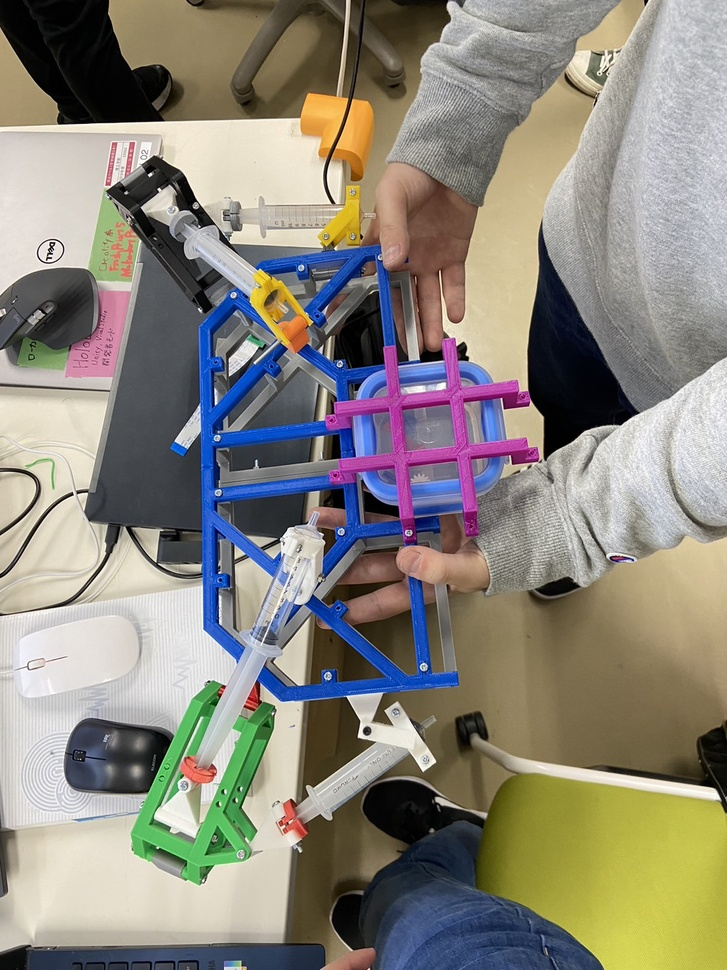
#> input picture test_1/robot_test_1.jpg, 727 x 970 px, shrunk from 1109 x 1479 before the run
$ python robot_test_1.py
#> lines starting #> are read from the running program, lines starting #| are printed output that depends on the picture; after the words box and inside, x2 and y2 are one past the last pixel; in counts of white or black regions, pixels touching at a corner belong together
import cv2
import numpy as np

#画像の変数宣言
pic_name="robot_test_1"+ ".jpg"
pic_name_out="robot_test_1"+ "out.jpg"
gray_pic="robot_test_1"+"gray.jpg"

#ベース画像の読み込み
img = cv2.imread(pic_name,cv2.IMREAD_COLOR)
#> img is the input picture: shape (970, 727, 3); mean B, G, R 124.1, 134.7, 139.1

#画像のサイズ情報取得
height, width = img.shape[:2]
#> height = 970; width = 727

#画像の色をHSV形式に変換
hsv = cv2.cvtColor(img, cv2.COLOR_BGR2HSV_FULL)
#> hsv: shape (970, 727, 3); mean H, S, V 71, 70.1, 150.1
h = hsv[:, :, 0]
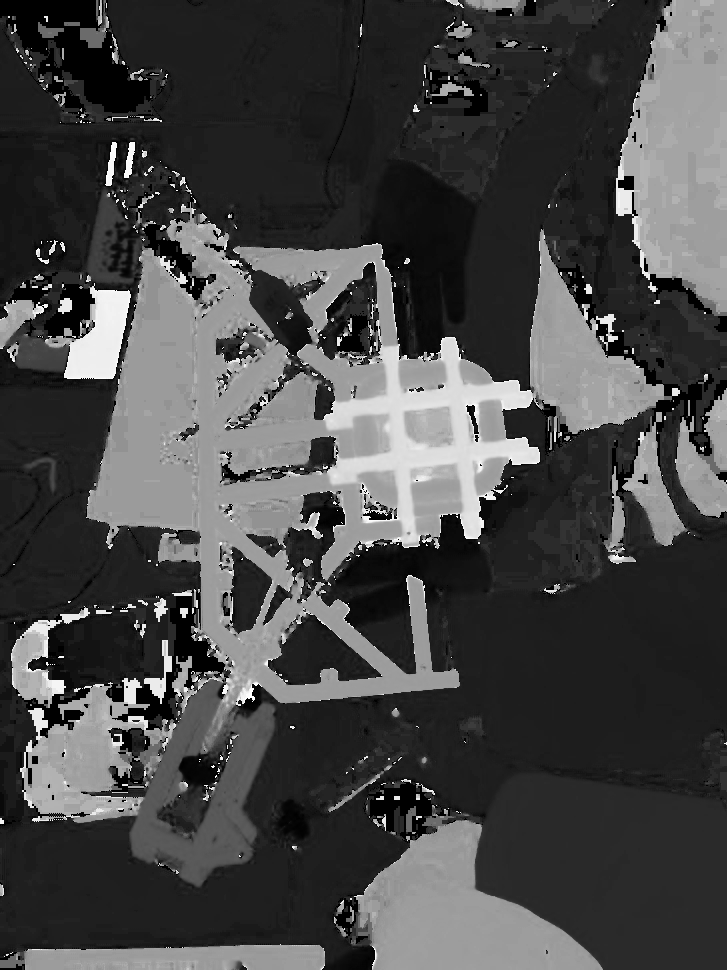
#> h: shape (970, 727); min 0, max 255, mean 71
s = hsv[:, :, 1]
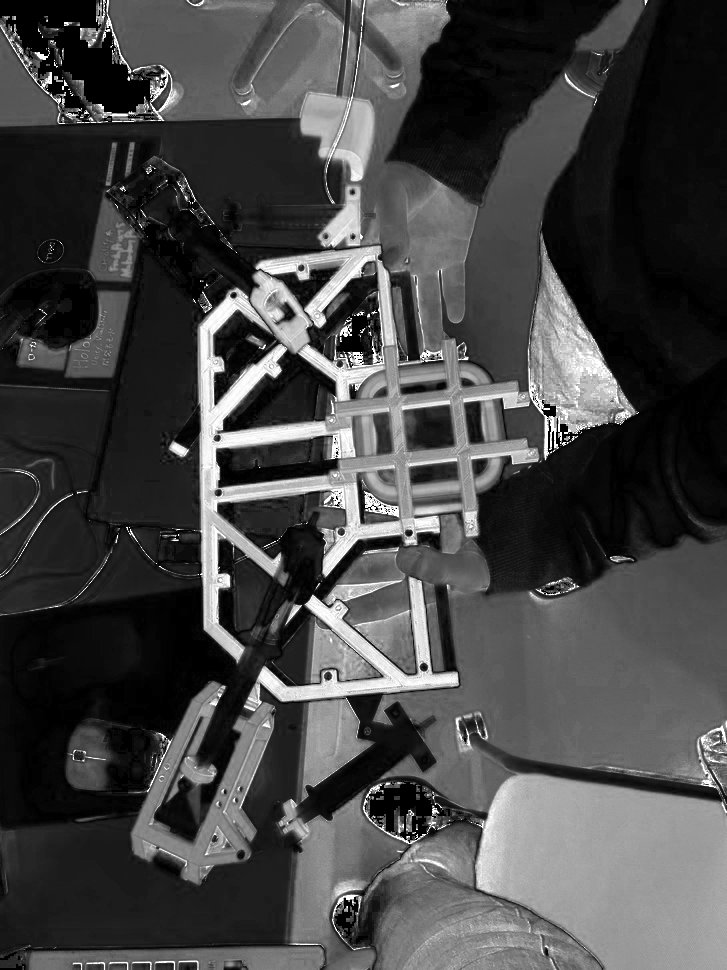
#> s: shape (970, 727); min 0, max 255, mean 70.1
v = hsv[:, :, 2]
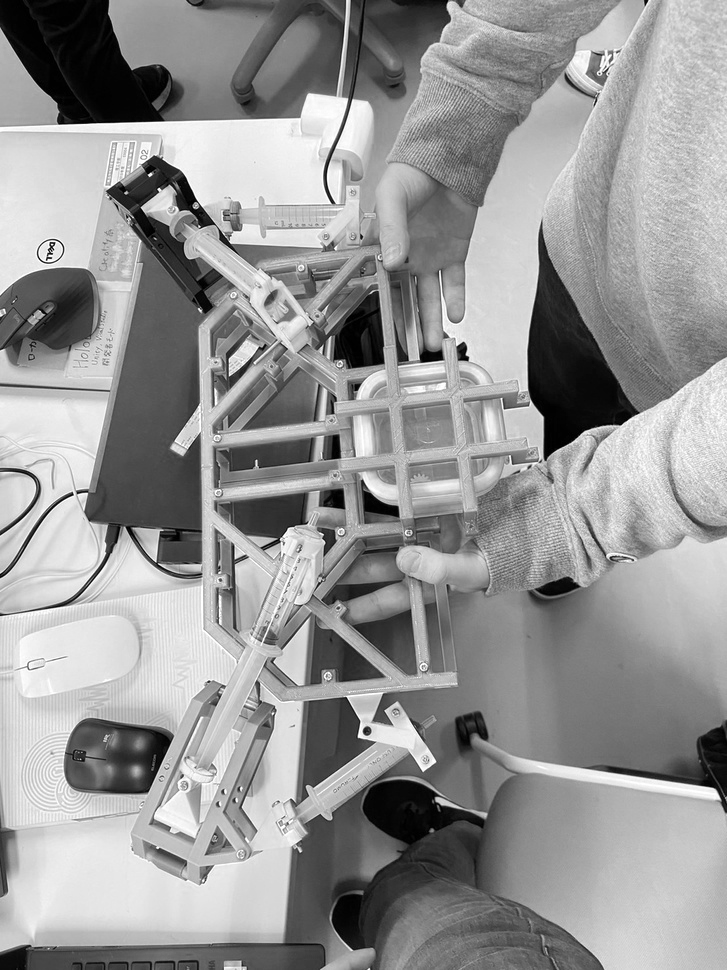
#> v: shape (970, 727); min 0, max 255, mean 150.1

#ベース画像と同じ大きさの配列を作成
img_robot_test_1=np.zeros((height,width,3),np.uint8)

#紫色を指定
img_robot_test_1[(h > 179) & (s > 100)& (v > 100)] = 255

#紫の領域だけの画像を作成
cv2.imwrite(gray_pic,np.array(img_robot_test_1))
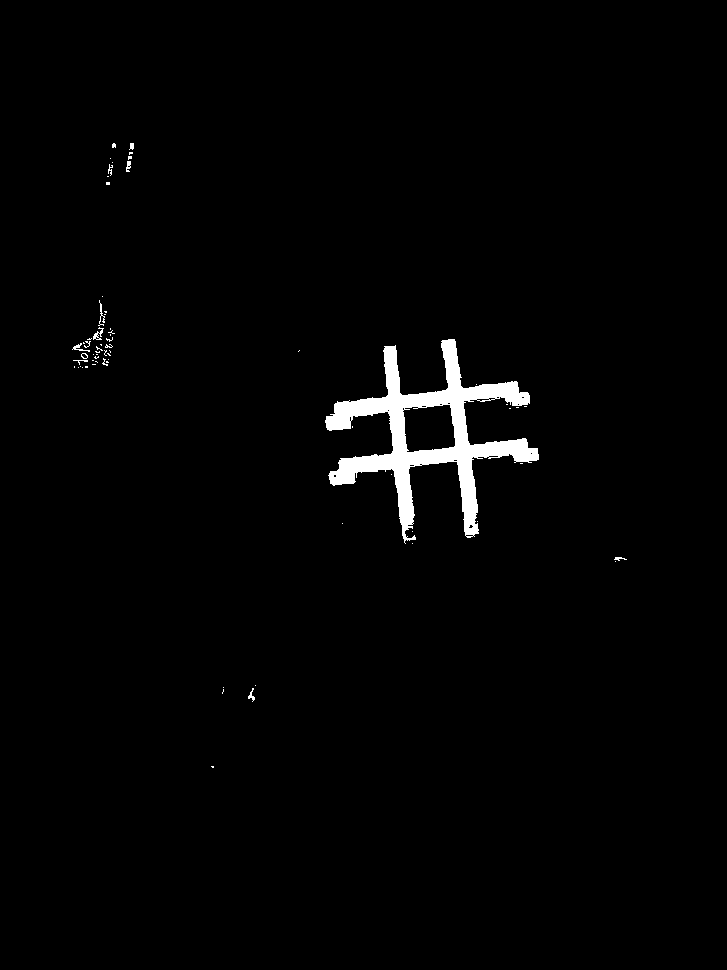
#> saved as robot_test_1gray.jpg: shape (970, 727, 3); 1.7% white; 67 white regions (56 under 20 px)

#作成した画像を読み込み
img_gray = cv2.imread(gray_pic,cv2.IMREAD_GRAYSCALE)
#> img_gray: shape (970, 727); min 0, max 255, mean 4.3

#読み込んだ画像の重心、輪郭を取得
M = cv2.moments(img_gray, False)
#> M = moments, m00 3067289, centre m10/m00, m01/m00 = (413.6, 429.6)
contours, hierarchy= cv2.findContours(img_gray, cv2.RETR_EXTERNAL, cv2.CHAIN_APPROX_SIMPLE)
#> contours = 149 contours, 142 with area under 20; largest, box (x1, y1, x2, y2) and area: (322, 336, 544, 544) 14594, (72, 296, 120, 368) 1288, (104, 136, 136, 178) 335, (608, 552, 632, 568) 77, (248, 680, 256, 704) 61, (112, 136, 120, 152) 51, (104, 179, 112, 192) 34
x,y= int(M["m10"]/M["m00"]) , int(M["m01"]/M["m00"])
#> x = 413; y = 429

#ベース画像に重心、輪郭追加して保存
cv2.circle(img, (x,y), 20, 100, 2, 4)
cv2.drawContours(img, contours, -1, color=(0, 0, 0), thickness=5)
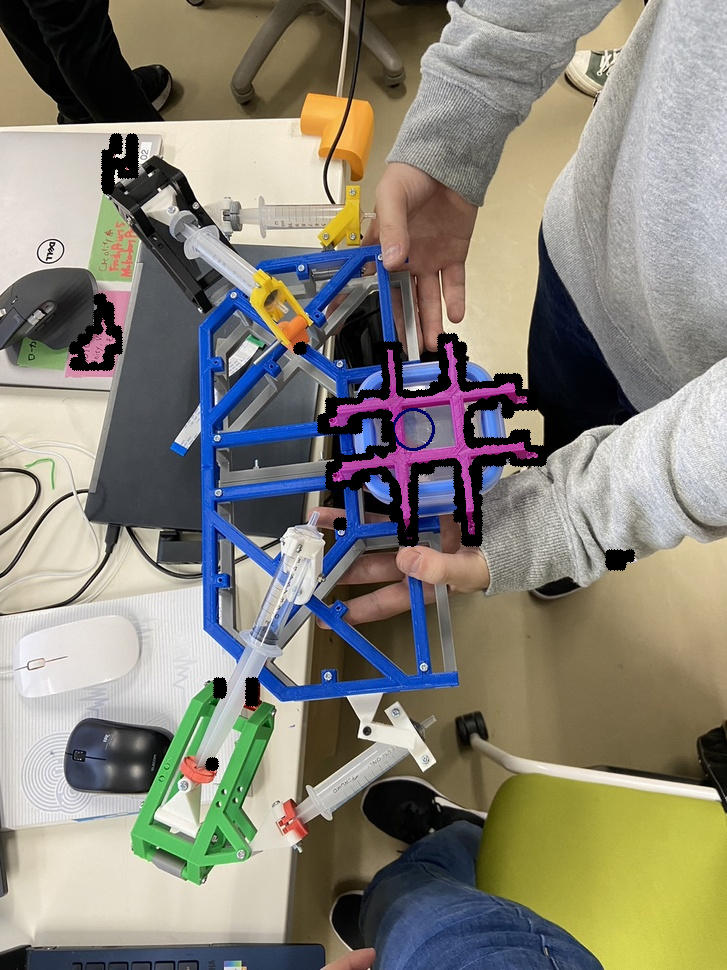
#> img: shape (970, 727, 3); mean B, G, R 120.5, 132, 135.5
print(x,y)
#| 413 429
cv2.imwrite(pic_name_out,np.array(img))
